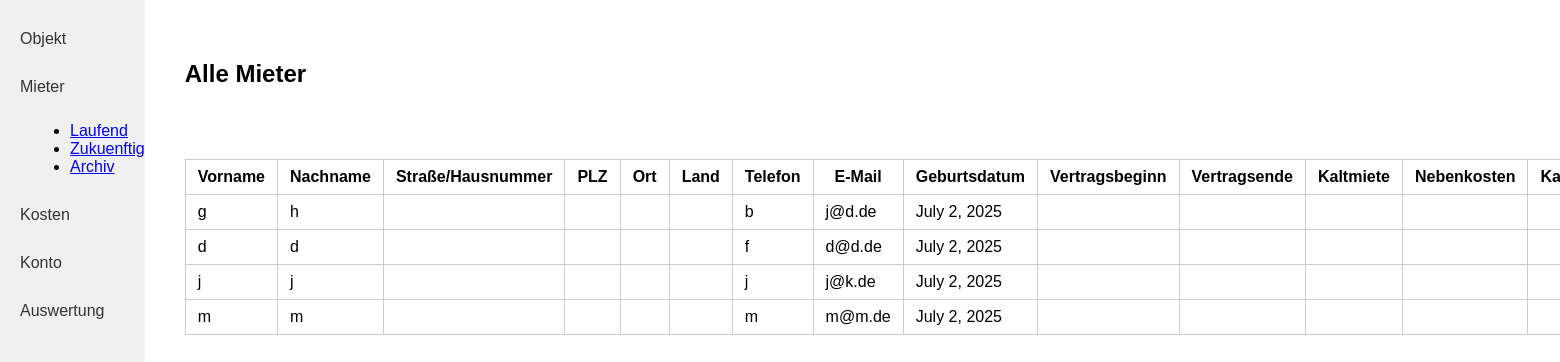
Page /mieter/ (signed in) on the earlier database version.
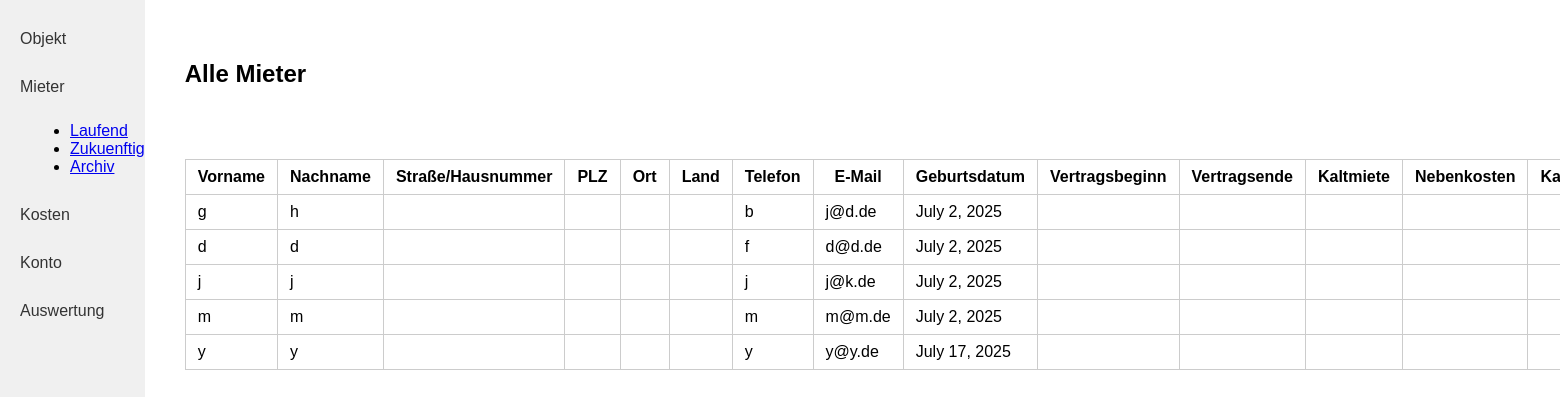
Same page on the later database version.
### kostenpruefung_mietobjekte_app/models.py (models this page shows, shortened)
class Mieter(models.Model):
    created_by = models.ForeignKey(User, on_delete=models.CASCADE, related_name="mieter_created", null=True, blank=True)
    vorname = models.CharField(max_length=255)
    nachname = models.CharField(max_length=255)
    telefon = models.CharField(max_length=100)
    e_mail = models.EmailField()
    geburtsdatum = models.DateField()

### kostenpruefung_mietobjekte_app/views.py (the view)
# urls.py: path('mieter/', mieter, name='mieter'),
def mieter(request):
    mieter = Mieter.objects.filter(created_by=request.user)
    return render(request, 'kostenpruefung_mietobjekte_app/mieter.html', {'mieter': mieter})

### kostenpruefung_mietobjekte_app/templates/kostenpruefung_mietobjekte_app/mieter.html (shortened to what this page needs)
{% load static %}
<!DOCTYPE html>
<html lang="de">
<head>
    <link rel="stylesheet" href="{% static 'kostenpruefung_mietobjekte_app/style.css' %}">
</head>
<body>
<div class="flex-container">
    <nav class="sidebar">
        <a class="sidebar-link" href="{% url 'objekt_index' %}">Objekt</a>
        <a class="sidebar-link" href="{% url 'mieter' %}">Mieter</a>
        <ul style="list-style-type: disc; margin-left: 30px; margin-bottom: 20px;">
            <li><a href="#">Laufend</a></li>
            <li><a href="#">Zukuenftig</a></li>
            <li><a href="#">Archiv</a></li>
        </ul>
        <a class="sidebar-link" href="{% url 'rechnungen' %}">Kosten</a>
        <a class="sidebar-link" href="{% url 'konto' %}">Konto</a>
        <a class="sidebar-link" href="#">Auswertung</a>
    </nav>
    <div class="main-content">
        <h2>Alle Mieter</h2>
        <table class="object-table">
            <tr>
                <th>Vorname</th>
                <th>Nachname</th>
                <th>Straße/Hausnummer</th>
                <th>PLZ</th>
                <th>Ort</th>
                <th>Land</th>
                <th>Telefon</th>
                <th>E-Mail</th>
                <th>Geburtsdatum</th>
                <th>Vertragsbeginn</th>
                <th>Vertragsende</th>
                <th>Kaltmiete</th>
                <th>Nebenkosten</th>
                <th>Kaution</th>
            </tr>
            {% for m in mieter %}
            <tr>
                <td>{{ m.vorname }}</td>
                <td>{{ m.nachname }}</td>
                <td>{{ m.strasse_hausnummer }}</td>
                <td>{{ m.plz }}</td>
                <td>{{ m.ort }}</td>
                <td>{{ m.land }}</td>
                <td>{{ m.telefon }}</td>
                <td>{{ m.e_mail }}</td>
                <td>{{ m.geburtsdatum }}</td>
                <td>{{ m.vertragsbeginn }}</td>
                <td>{{ m.vertragsende }}</td>
                <td>{{ m.kaltmiete }}</td>
                <td>{{ m.nebenkosten }}</td>
                <td>{{ m.kaution }}</td>
            </tr>
            {% empty %}
            <tr>
                <td colspan="17">Keine Mieter vorhanden.</td>
            </tr>
            {% endfor %}
        </table>
    </div>
</div>
</body>
</html>

Differences in the rows shown:
added Mieter: vorname "y", nachname "y", telefon "y", e_mail "y@y.de", geburtsdatum "July 17, 2025"
